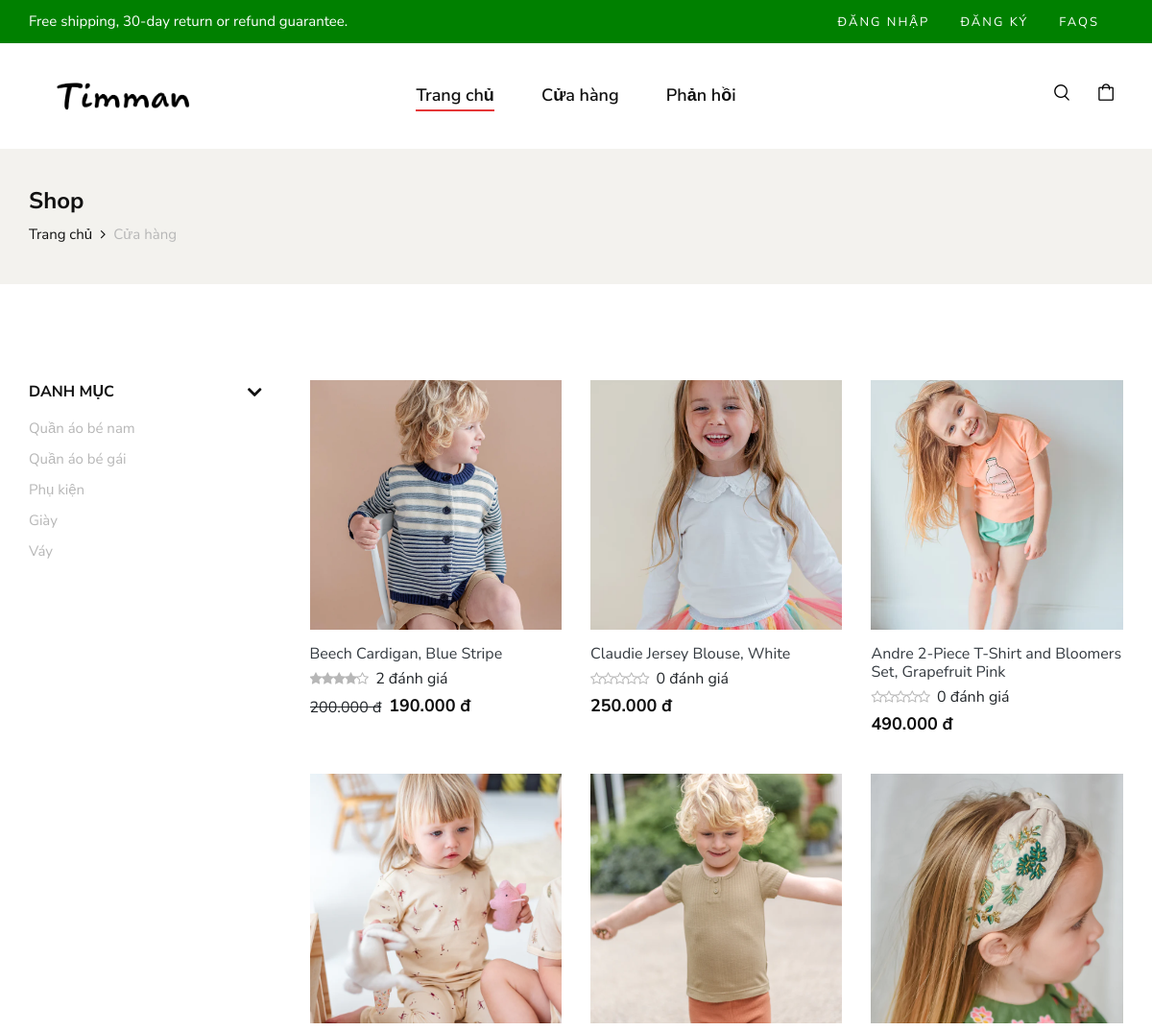
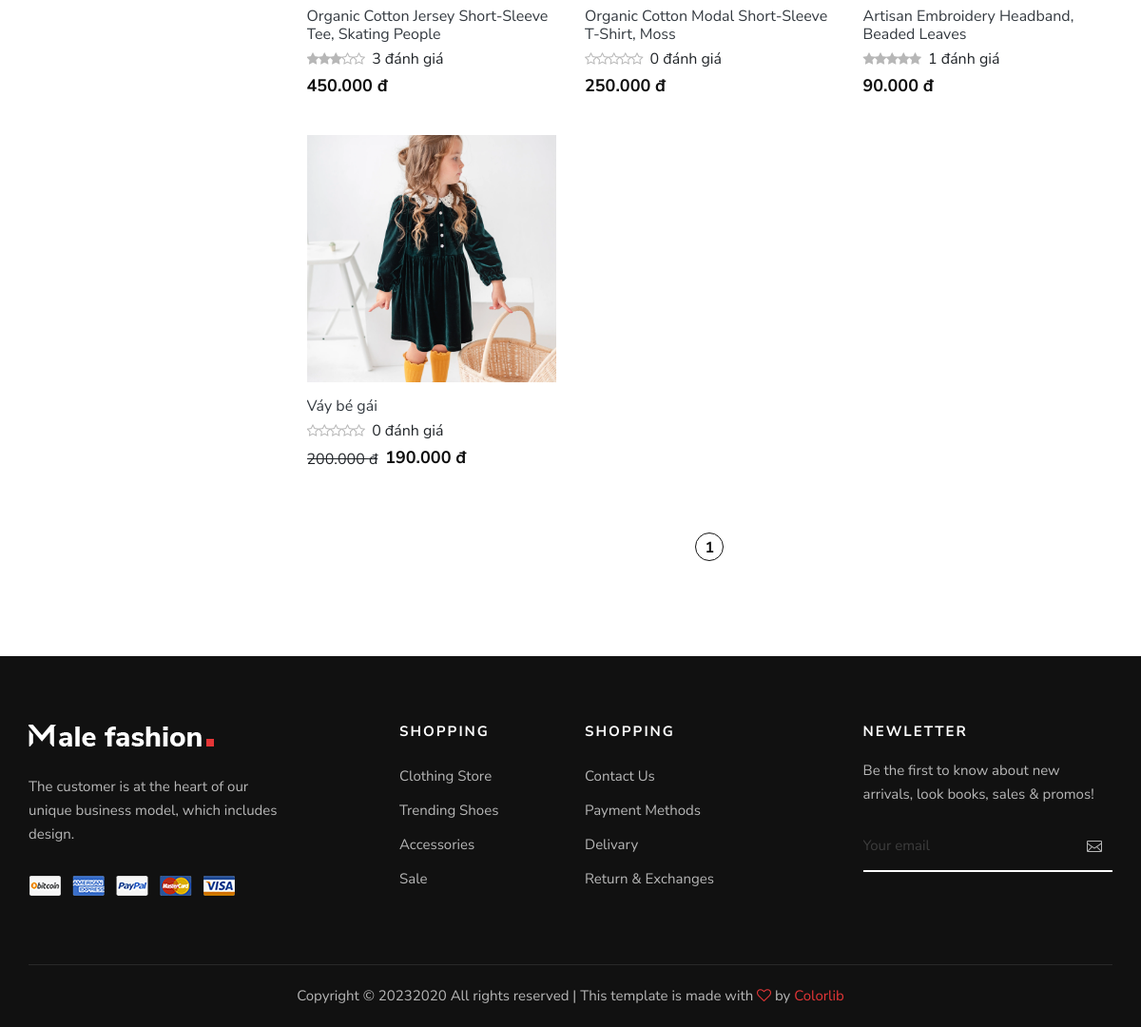
Page /timkiem.php on the committed database (2 pictures, top to bottom).
### tables this page shows
CREATE TABLE `category` (
  `id` int(11) NOT NULL,
  `name` varchar(100) DEFAULT NULL,
  `slug` varchar(100) DEFAULT NULL,
  `images` varchar(100) DEFAULT NULL,
  `banner` varchar(100) NOT NULL,
  `home` tinyint(4) NOT NULL DEFAULT 0,
  `status` tinyint(4) NOT NULL DEFAULT 1,
  `level` int(11) NOT NULL DEFAULT 0,
  `created_at` timestamp NOT NULL DEFAULT current_timestamp(),
  `updated_at` timestamp NOT NULL DEFAULT current_timestamp() ON UPDATE current_timestamp()
);

CREATE TABLE `product` (
  `id` int(11) NOT NULL,
  `name` varchar(100) DEFAULT NULL,
  `slug` varchar(100) DEFAULT NULL,
  `price` int(11) DEFAULT NULL,
  `sale` tinyint(4) DEFAULT 0,
  `thundar` varchar(200) DEFAULT NULL,
  `rated` int(11) NOT NULL DEFAULT 0,
  `comment` int(11) NOT NULL DEFAULT 0,
  `category_id` int(11) DEFAULT NULL,
  `content` text DEFAULT NULL,
  `head` int(11) DEFAULT 0,
  `view` int(11) DEFAULT 0,
  `hot` tinyint(4) DEFAULT 0,
  `number` int(11) NOT NULL DEFAULT 0,
  `status` int(10) NOT NULL DEFAULT 1,
  `create_at` timestamp NULL DEFAULT current_timestamp(),
  `update_at` timestamp NULL DEFAULT current_timestamp()
);

### libraries/Database.php (called while the page is built, shortened)
<?php
class Database
{
    public $link;
    public function __construct()
    {
        $this->link = mysqli_connect("localhost", "root", "", "webfast") or die();
        mysqli_set_charset($this->link, "utf8");
    }
    public function fetchsql($sql)
    {
        $result = mysqli_query($this->link, $sql) or die("Lỗi  truy vấn sql " . mysqli_error($this->link));
        $data = [];
        if ($result) {
            while ($num = mysqli_fetch_assoc($result)) {
                $data[] = $num;
            }
        }
        return $data;
    }
    public  function fetchJones($table, $sql, $total, $page, $row, $pagi = true)
    {
        $data = [];
        if ($pagi == true) {
            $sotrang = ceil($total / $row);
            $start = ($page - 1) * $row;
            $sql .= " LIMIT $start,$row ";
            $data = ["page" => $sotrang];
            $result = mysqli_query($this->link, $sql) or die("Lỗi truy vấn fetchJone ---- " . mysqli_error($this->link));
        } else {
            $result = mysqli_query($this->link, $sql) or die("Lỗi truy vấn fetchJone ---- " . mysqli_error($this->link));
        }
        if ($result) {
            while ($num = mysqli_fetch_assoc($result)) {
                $data[] = $num;
            }
        }
        return $data;
    }
}

### autoload/autoload.php (called while the page is built, shortened)
<?php
	require_once __DIR__. '/../libraries/Database.php';
	require_once __DIR__. '/../libraries/Function.php';
	$db = new Database;
 ?>

### libraries/Function.php (called while the page is built, shortened)
<?php
    function  getInput($string)
    {
        return isset($_GET[$string]) ? $_GET[$string] : '';
    }
    function base_url()
    {
        return $url  = "http://localhost:8080/FashionShop/";
    }
    function uploads()
    {
        return base_url() . "public/uploads/";
    }
    function formatPrice($number)
    {
        $number = intval($number);
        return number_format($number,0,',','.');
    }
    function formatSale($number,$sale)
    {
        return ($number*(100-$sale)/100);
    }

### timkiem.php (the view, shortened to what this page needs)
<?php require_once __DIR__ . '/autoload/autoload.php';
$f = intval(getInput('f'));
$l = intval(getInput('l'));
$the = getInput('the');
$sx = getInput('sx');
if ($f == 0 && $l == 0) {
    if ($sx == "") {
        $sql = "SELECT product.*, GROUP_CONCAT(product_images.image ORDER BY product_images.image) AS images FROM product LEFT JOIN category ON category.id = product.category_id JOIN product_images on product_images.product_id = product.id WHERE category.level = 0 AND product.slug LIKE'%" . $the . "%' GROUP BY product.id";
    }
}
$total = count($db->fetchsql($sql));
if (isset($_GET['page'])) {
    $p = $_GET['page'];
} else {
    $p = 1;
}
$product = $db->fetchJones("product", $sql, $total, $p, 30, true);
if (isset($product)) {
    $sotrang = $product['page'];
    unset($product['page']);
}
?>
<?php require_once __DIR__ . '/layouts/header.php'; ?>
<section class="breadcrumb-option">
    <div class="container">
        <div class="row">
            <div class="col-lg-12">
                <div class="breadcrumb__text">
                    <h4>Shop</h4>
                    <div class="breadcrumb__links">
                        <a href="index.php">Trang chủ</a>
                        <span>Cửa hàng</span>
                    </div>
                </div>
            </div>
        </div>
    </div>
</section>
<section class="shop spad">
    <div class="container">
        <div class="row">
            <div class="col-lg-3">
                <div class="shop__sidebar">
                    <div class="shop__sidebar__accordion">
                        <div class="accordion" id="accordionExample">
                            <div class="card">
                                <div class="card-heading">
                                    <a data-toggle="collapse" data-target="#collapseOne">Danh mục</a>
                                </div>
                                <div id="collapseOne" class="collapse show" data-parent="#accordionExample">
                                    <div class="card-body">
                                        <div class="shop__sidebar__categories">
                                            <ul class="nice-scroll" tabindex="1" style="overflow-y: hidden; outline: none;">
                                                <?php foreach ($categories as $cate) : ?>
                                                    <li><a href="danh-muc.php?id=<?= $cate['id'] ?>"><?= $cate['name'] ?></a></li>
                                                <?php endforeach ?>
                                            </ul>
                                        </div>
                                    </div>
                                </div>
                            </div>
                        </div>
                    </div>
                </div>
            </div>
            <div class="col-lg-9">
                <div class="row">
                    <?php foreach ($product as $item) : ?>
                        <div class="col-lg-4 col-md-6 col-sm-6">
                            <div class="product__item">
                                <?php
                                $images = explode(',', $item['images']);
                                $image1 = (count($images) > 0) ? $images[0] : null;
                                ?>
                                <div class="product__item__pic set-bg" data-setbg="<?= uploads() ?>product/<?= $image1 ?>" style="background-image: url('<?= uploads() ?>product/<?= $item['images'] ?>');">
                                </div>
                                <h6 class="pt-3"><a href="san_pham.php?id=<?= $item['id'] ?>" class="text-dark position-relative opacity-100 visible" style="opacity: 1;"><?= $item['name'] ?></a></h6>
                                <div class="product__item__text pt-1">
                                    <div class="rating">
                                        <i class="fa fa-star<?php if ($item['rated'] < 1) : ?>-o<?php endif ?>"></i>
                                        <i class="fa fa-star<?php if ($item['rated'] < 2) : ?>-o<?php endif ?>"></i>
                                        <i class="fa fa-star<?php if ($item['rated'] < 3) : ?>-o<?php endif ?>"></i>
                                        <i class="fa fa-star<?php if ($item['rated'] < 4) : ?>-o<?php endif ?>"></i>
                                        <i class="fa fa-star<?php if ($item['rated'] < 5) : ?>-o<?php endif ?>"></i>
                                        <span class="ml-2"> <?= $item['comment'] ?> đánh giá </span>
                                    </div>
                                    <div class="d-flex">
                                        <?php if ($item['sale'] > 0) : ?>
                                            <span class="mr-2">
                                                <strike class="sale"><?= formatPrice($item['price']) ?> đ</strike>
                                            </span>
                                        <?php endif ?>
                                        <h5 class="price"><?= formatPrice(formatSale($item['price'], $item['sale'])) ?> đ</h5>
                                    </div>
                                </div>
                            </div>
                        </div>
                    <?php endforeach ?>
                </div>
                <div class="row justify-content-center">
                    <div class="product__pagination d-flex justify-content-center">
                        <?php for ($i = 1; $i <= $sotrang; $i++) : ?>
                            <?php
                            if (isset($_GET['page'])) {
                                $p = $_GET['page'];
                            } else {
                                $p = 1;
                            }
                            ?>
                            <a class="<?= ($i == $p) ? 'active' : '' ?>" href="?keyword=<?= $the ?>&&sx=<?= $sx ?>&&f=<?= $f ?>&&l=<?= $l ?>&&page=<?= $i; ?>"><?= $i; ?></a>
                        <?php endfor; ?>
                    </div>
                </div>
            </div>
        </div>
    </div>
</section>
<?php require_once __DIR__ . '/layouts/footer.php'; ?>

### public/frontend/css/style.css (style rules this page uses)
html, body { height: 100%; font-family: "Nunito Sans", sans-serif; -webkit-font-smoothing: antialiased; }
h1, h2, h3, h4, h5, h6 { margin: 0; color: #111111; font-weight: 400; font-family: "Nunito Sans", sans-serif; }
h4 { font-size: 24px; }
h5 { font-size: 18px; }
h6 { font-size: 16px; }
ul, ol { padding: 0; margin: 0; }
.set-bg { background-repeat: no-repeat; background-size: cover; background-position: top center; }
.spad { padding-top: 100px; padding-bottom: 100px; }
.product__item { overflow: hidden; margin-bottom: 40px; }
.product__item__pic { height: 260px; position: relative; background-position: center center; }
.product__item__text { padding-top: 25px; position: relative; }
.product__item__text .rating { margin-bottom: 6px; }
.product__item__text .rating i { font-size: 14px; color: #b7b7b7; margin-right: -5px; }
.product__item__text h5 { color: #0d0d0d; font-weight: 700; }
.shop__sidebar { padding-right: 20px; }
.shop__sidebar__accordion .card { border: none; border-radius: 0; margin-bottom: 25px; }
.shop__sidebar__accordion .card:last-child { margin-bottom: 0; }
.shop__sidebar__accordion .card:last-child .card-body { padding-bottom: 0; border-bottom: none; }
.shop__sidebar__accordion .card-body { padding: 0; padding-top: 10px; padding-bottom: 20px; border-bottom: 1px solid #e5e5e5; }
.shop__sidebar__accordion .card-heading { cursor: pointer; }
.shop__sidebar__accordion .card-heading a { color: #111111; font-size: 16px; font-weight: 700; text-transform: uppercase; display: block; }
.shop__sidebar__categories ul, .shop__sidebar__price ul, .shop__sidebar__brand ul { height: 225px; }
.shop__sidebar__categories ul li, .shop__sidebar__price ul li, .shop__sidebar__brand ul li { list-style: none; }
.shop__sidebar__categories ul li a, .shop__sidebar__price ul li a, .shop__sidebar__brand ul li a { color: #b7b7b7; font-size: 15px; line-height: 32px; -webkit-transition: all, 0.3s; -o-transition: all, 0.3s; transition: all, 0.3s; }
.shop__sidebar__accordion .card-heading a:after, .shop__sidebar__accordion .card-heading>a.active[aria-expanded=false]:after { content: ""; font-family: "FontAwesome"; font-size: 24px; font-weight: 700; color: #111111; position: absolute; right: 0; top: 2px; line-height: 20px; }
.product__pagination { padding-top: 25px; text-align: center; }
.product__pagination a { display: inline-block; font-size: 16px; font-weight: 700; color: #111111; height: 30px; width: 30px; border: 1px solid transparent; border-radius: 50%; line-height: 30px; text-align: center; }
.product__pagination a.active { border-color: #111111; }
.breadcrumb-option { background: #f3f2ee; padding: 40px 0; }
.breadcrumb__text h4 { color: #111111; font-weight: 700; margin-bottom: 8px; }
.breadcrumb__links a { font-size: 15px; color: #111111; margin-right: 18px; display: inline-block; position: relative; }
.breadcrumb__links a:after { position: absolute; right: -14px; top: 0; content: ""; font-family: "FontAwesome"; }
.breadcrumb__links span { font-size: 15px; color: #b7b7b7; display: inline-block; }
@media only screen and (min-width: 1200px) { .container { max-width: 1170px; } }

### rows in the picture
category: name "Quần áo bé nam"
category: name "Quần áo bé gái"
category: name "Phụ kiện"
category: name "Giày"
category: name "Váy"
product: shows a picture, name "Beech Cardigan, Blue Stripe", rated 4 (drawn), comment "2", price "200.000", price+sale "190.000"
product: shows a picture, name "Claudie Jersey Blouse, White", rated 0 (drawn), comment "0", price+sale "250.000"
product: shows a picture, name "Andre 2-Piece T-Shirt and Bloomers Set, Grapefruit Pink", rated 0 (drawn), comment "0", price+sale "490.000"
product: shows a picture, name "Organic Cotton Jersey Short-Sleeve Tee, Skating People", rated 3 (drawn), comment "3", price+sale "450.000"
product: shows a picture, name "Organic Cotton Modal Short-Sleeve T-Shirt, Moss", rated 0 (drawn), comment "0", price+sale "250.000"
product: shows a picture, name "Artisan Embroidery Headband, Beaded Leaves", rated 5 (drawn), comment "1", price+sale "90.000"
product: shows a picture, name "Váy bé gái", rated 0 (drawn), comment "0", price "200.000", price+sale "190.000"
